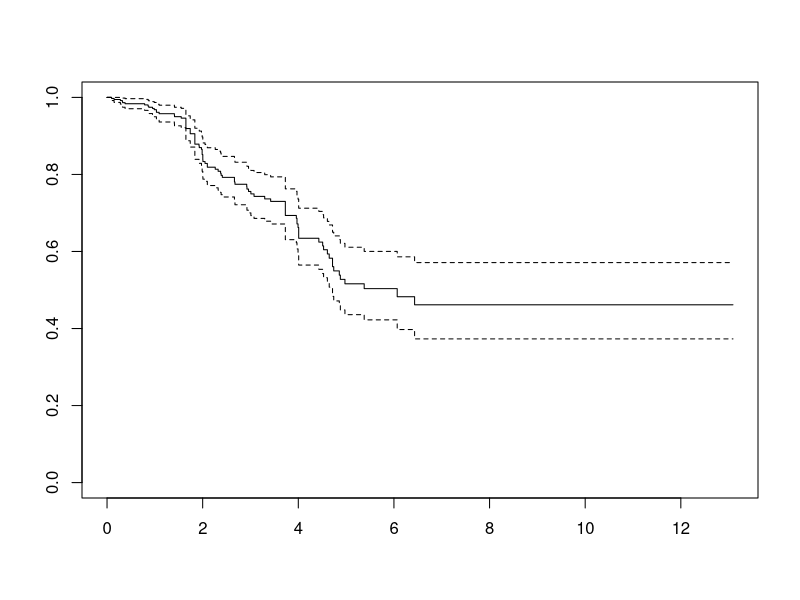

Generate this figure with R:
library(survival)
library(lubridate)
regjering <- read.csv("regjering.csv",
                      colClasses=c("character",
                                   "Date",
                                   "Date",
                                   "integer",
                                   "factor"))
regjering[is.na(regjering)] <- today()
regjering$Dager <- as.numeric(regjering$Sluttdato - regjering$Startdato)
regjering$År <- decimal_date(regjering$Sluttdato) - 
    decimal_date(regjering$Startdato)
regjering.fit  <- survfit(with(regjering, Surv(År, Avskjed)) ~ 1)
plot(regjering.fit)
